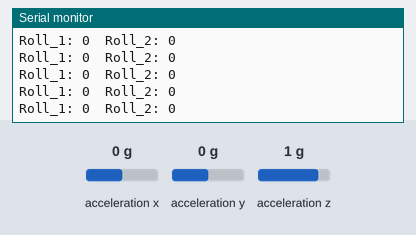
Simulated run of this sketch. Board: Arduino Uno, built with avr-gcc and run on an emulated ATmega328P. Parts: the last lines printed to the serial monitor. Wiring (inferred from the names in the program): MPU-6050 motion sensor at I2C address 0x68; MPU-6050 motion sensor at I2C address 0x69. The inputs (shaded band) are chosen by the test bench; at power-on: acceleration x 0 g, acceleration y 0 g, acceleration z 1 g. Random numbers use the default seed unless the sketch sets one.

Above: at 3.2 s.
3.3 s: acceleration x set to -1.4 g
At 3.8 s:
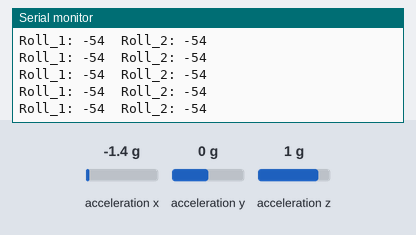
6.3 s: acceleration x set to 0 g
At 7.0 s:
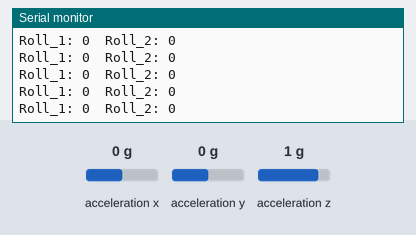
9.3 s: acceleration x set to -0.8 g
At 9.9 s:
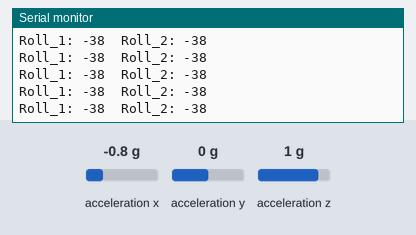
12.3 s: acceleration x set to 0.8 g
At 13.1 s:
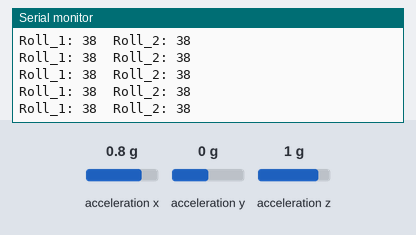
15.3 s: acceleration y set to -1.4 g
At 16.1 s:
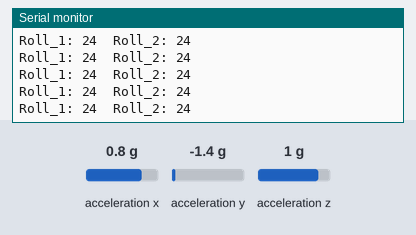
Timing chart, 0 to 18.3 s (numbered marks = the images above; inputs shaded):
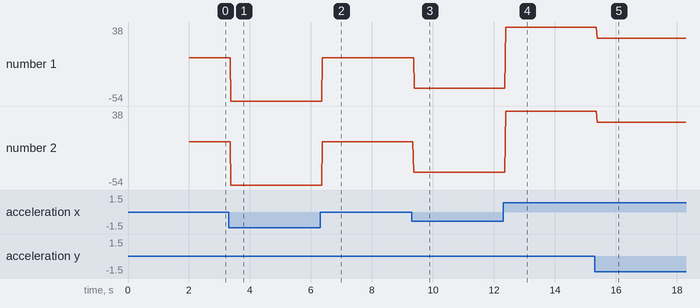

The sketch:

gyro_v3.ino
```cpp
// http://www.giuseppecaccavale.it/
// Giuseppe Caccavale  modified by Davide Caminati

#include <SPI.h>
#include <Wire.h>
#define MPU_2 0x68  // I2C address of the MPU-6050
#define MPU_1 0x69  // I2C address of the MPU-6050

double AcX_1,AcY_1,AcZ_1;
double AcX_2,AcY_2,AcZ_2;
int Pitch_1, Roll_1;
int Pitch_2, Roll_2;

void setup(){
  Serial.begin(9600);
  init_MPU_1(); // Inizializzazione MPU6050 1
  init_MPU_2(); // Inizializzazione MPU6050 2
}

void loop()
{
  FunctionsMPU_1(); // Acquisisco assi AcX, AcY, AcZ.
  FunctionsMPU_2();

  Roll_1 = FunctionsPitchRoll(AcX_1, AcY_1, AcZ_1);   //Calcolo angolo Roll

  Roll_2 = FunctionsPitchRoll(AcX_2, AcY_2, AcZ_2);   //Calcolo angolo Roll

  Serial.print("Roll_1: "); Serial.print(Roll_1);
  Serial.print("\t");
  Serial.print("Roll_2: "); Serial.print(Roll_2);
  Serial.print("\n");
}

void init_MPU_1(){
  Wire.begin();
  Wire.beginTransmission(MPU_1);
  Wire.write(0x6B);  // PWR_MGMT_1 register
  Wire.write(0);     // set to zero (wakes up the MPU-6050)
  Wire.endTransmission(true);
  delay(1000);
}
void init_MPU_2(){
  Wire.begin();
  Wire.beginTransmission(MPU_2);
  Wire.write(0x6B);  // PWR_MGMT_1 register
  Wire.write(0);     // set to zero (wakes up the MPU-6050)
  Wire.endTransmission(true);
  delay(1000);
}

//Funzione per il calcolo degli angoli Pitch e Roll
double FunctionsPitchRoll(double A, double B, double C){
  double DatoA, DatoB, Value;
  DatoA = A;
  DatoB = (B*B) + (C*C);
  DatoB = sqrt(DatoB);

  Value = atan2(DatoA, DatoB);
  Value = Value * 180/3.14;

  return (int)Value;
}

//Funzione per l'acquisizione degli assi X,Y,Z del MPU6050
void FunctionsMPU_1(){
  Wire.beginTransmission(MPU_1);
  Wire.write(0x3B);  // starting with register 0x3B (ACCEL_XOUT_H)
  Wire.endTransmission(false);
  Wire.requestFrom(MPU_1,6,true);  // request a total of 6 registers
  AcX_1=Wire.read()<<8|Wire.read();  // 0x3B (ACCEL_XOUT_H) & 0x3C (ACCEL_XOUT_L)
  AcY_1=Wire.read()<<8|Wire.read();  // 0x3D (ACCEL_YOUT_H) & 0x3E (ACCEL_YOUT_L)
  AcZ_1=Wire.read()<<8|Wire.read();  // 0x3F (ACCEL_ZOUT_H) & 0x40 (ACCEL_ZOUT_L)
  // next registers (0x41-0x42) are for temp
}
//Funzione per l'acquisizione degli assi X,Y,Z del MPU6050
void FunctionsMPU_2(){
  Wire.beginTransmission(MPU_2);
  Wire.write(0x3B);  // starting with register 0x3B (ACCEL_XOUT_H)
  Wire.endTransmission(false);
  Wire.requestFrom(MPU_2,6,true);  // request a total of 6 registers
  AcX_2=Wire.read()<<8|Wire.read();  // 0x3B (ACCEL_XOUT_H) & 0x3C (ACCEL_XOUT_L)
  AcY_2=Wire.read()<<8|Wire.read();  // 0x3D (ACCEL_YOUT_H) & 0x3E (ACCEL_YOUT_L)
  AcZ_2=Wire.read()<<8|Wire.read();  // 0x3F (ACCEL_ZOUT_H) & 0x40 (ACCEL_ZOUT_L)
  // next registers (0x41-0x42) are for temp
}
```

Materasso.cpp
```cpp
#include "Arduino.h"
#include "Pistone.h"
#include "Materasso.h"


Materasso::Materasso(Pistone front_sx, Pistone front_dx,Pistone rear_sx, Pistone rear_dx)
{
  _front_sx = front_sx;
  _front_dx = front_dx;
  _rear_sx = rear_sx;
  _rear_dx = rear_dx;


}

void Materasso::moveto(int mm)
{

  if (_front_sx.pos <= mm) {_front_sx.up(mm);}
  if (_front_sx.pos >= mm) {_front_sx.down(mm);}

  if (_front_dx.pos <= mm) {_front_dx.up(mm);}
  if (_front_dx.pos >= mm) {_front_dx.down(mm);}


  if (_rear_sx.pos <= mm) {_rear_sx.up(mm);}
  if (_rear_sx.pos >= mm) {_rear_sx.down(mm);}


  if (_rear_dx.pos <= mm) {_rear_dx.up(mm);}
  if (_rear_dx.pos >= mm) {_rear_dx.down(mm);}

}

void Materasso::sx()
{

}

void Materasso::dx()
{

}

int  Materasso::getPos_front_sx()
{
 return _front_sx.pos;
}

int  Materasso::getPos_front_dx()
{
 return _front_dx.pos;
}

int  Materasso::getPos_rear_sx()
{
 return _rear_sx.pos;
}

int  Materasso::getPos_rear_dx()
{
 return _rear_dx.pos;
}


int Materasso::getStatus_front_sx(){
  return _front_sx.getStatus();
}

int Materasso::getStatus_front_dx(){
  return _front_dx.getStatus();
}

int Materasso::getStatus_rear_sx(){
  return _rear_sx.getStatus();
}

int Materasso::getStatus_rear_dx(){
  return _rear_dx.getStatus();
}
```

Materasso.h
```cpp
/*
  Materasso.h - Libreria per gestione il sincronismo dei pistoni del progetto MC02
  Created by Davide Caminati, Febbraio 2017.
  Released into the public domain.
*/
#ifndef Materasso_h
#define Materasso_h

#include "Arduino.h"
#include "Pistone.h"

class Materasso
{
  public:
    Materasso(Pistone front_sx, Pistone front_dx, Pistone rear_sx, Pistone rear_dx);

    void moveto(int pos);
    int getPos_front_sx();
    int getPos_front_dx();
    int getPos_rear_sx();
    int getPos_rear_dx();
    int getStatus_front_sx();
    int getStatus_front_dx();
    int getStatus_rear_sx();
    int getStatus_rear_dx();
    void sx();
    void dx();


  private:
    int _height;
    Pistone _front_sx;
    Pistone _front_dx;
    Pistone _rear_sx;
    Pistone _rear_dx;


};

#endif
```

Pistone.cpp
```cpp
#include "Arduino.h"
#include "Pistone.h"


Pistone::Pistone(int pin_direction, int pin_on)
{
  pinMode(pin_on, OUTPUT);
  digitalWrite(pin_on, HIGH);
  pinMode(pin_direction, OUTPUT);
  digitalWrite(pin_direction, HIGH);

  _pin_on = pin_on;
  _pin_direction = pin_direction;

}


Pistone::Pistone()
{

}

void Pistone::up( int mm)
{
  if (pos < mm){
    digitalWrite(_pin_direction, LOW);
    digitalWrite(_pin_on, LOW);
    pos += random(4, 8);
    _status = 2;
    delay(100);
  }
  else
  {
    _status = 0;
    alt();
  }
}
void Pistone::down(int mm)
{
  if (pos > mm){
    digitalWrite(_pin_direction, HIGH);
    digitalWrite(_pin_on, LOW);
    pos -= random(4, 8);
    _status = 1;
    delay(100);

  }
  else
  {
    _status = 0;
    alt();
  }
}
void Pistone::alt()
{
  digitalWrite(_pin_on, HIGH);
  digitalWrite(_pin_direction, HIGH);
  _status = 0;

}

int Pistone::getStatus(){
  return _status;
}
```

Pistone.h
```cpp
/*
  Pistone.h - Libreria per gestione i pistoni del progetto MC02
  Created by Davide Caminati, Febbraio 2017.
  Released into the public domain.
*/

#ifndef Pistone_h
#define Pistone_h

#include "Arduino.h"

class Pistone
{
  public:
    Pistone(int pin_on,int pin_direction);
    Pistone();

    void up(int mm);
    void down(int mm);
    void alt();
    int getStatus();
    int pos;

  private:
    int _pin_on;
    int _pin_direction;
    int _status;
};

#endif
```

Measured:
- after the input at 3.3 s, the serial monitor: prints a new line after 0.08 s (image 1)
- after the input at 9.3 s, the serial monitor: prints a new line after 0.07 s (image 3)
- after the input at 12.3 s, the serial monitor: prints a new line after 0.08 s (image 4)
- after the input at 15.3 s, the serial monitor: prints a new line after 0.08 s (image 5)
- plotted number 1: 0 → -54 after the input at 3.3 s, 0 → -38 after the input at 9.3 s, -38 → 38 after the input at 12.3 s, 38 → 24 after the input at 15.3 s
- plotted number 2: 0 → -54 after the input at 3.3 s, 0 → -38 after the input at 9.3 s, -38 → 38 after the input at 12.3 s, 38 → 24 after the input at 15.3 s
